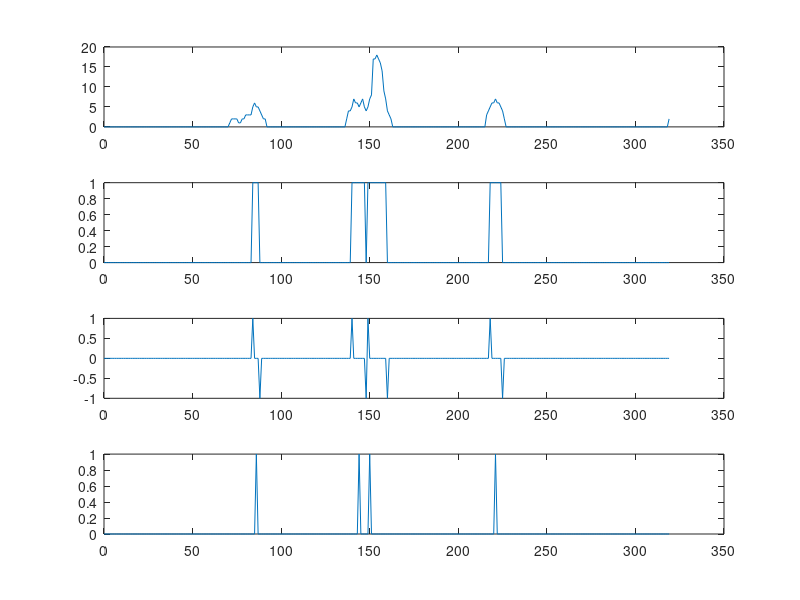

Write MATLAB code to recreate this figure.



v_sum = [0, 0, 0, 0, 0, 0, 0, 0, 0, 0, 0, 0, 0, 0, 0, 0, 0, 0, 0, 0, 0, 0, 0, 0, 0, 0, 0, 0, 0, 0, 0, 0, 0, 0, 0, 0, 0, 0, 0, 0, 0, 0, 0, 0, 0, 0, 0, 0, 0, 0, 0, 0, 0, 0, 0, 0, 0, 0, 0, 0, 0, 0, 0, 0, 0, 0, 0, 0, 0, 0, 0, 1, 2, 2, 2, 2, 1, 1, 2, 2, 3, 3, 3, 3, 5, 6, 5, 5, 4, 3, 2, 2, 0, 0, 0, 0, 0, 0, 0, 0, 0, 0, 0, 0, 0, 0, 0, 0, 0, 0, 0, 0, 0, 0, 0, 0, 0, 0, 0, 0, 0, 0, 0, 0, 0, 0, 0, 0, 0, 0, 0, 0, 0, 0, 0, 0, 0, 2, 4, 4, 5, 7, 6, 6, 5, 6, 7, 5, 4, 5, 7, 8, 17, 17, 18, 17, 16, 14, 9, 7, 4, 3, 2, 0, 0, 0, 0, 0, 0, 0, 0, 0, 0, 0, 0, 0, 0, 0, 0, 0, 0, 0, 0, 0, 0, 0, 0, 0, 0, 0, 0, 0, 0, 0, 0, 0, 0, 0, 0, 0, 0, 0, 0, 0, 0, 0, 0, 0, 0, 0, 0, 0, 0, 0, 0, 0, 3, 4, 5, 6, 6, 7, 6, 6, 5, 4, 2, 0, 0, 0, 0, 0, 0, 0, 0, 0, 0, 0, 0, 0, 0, 0, 0, 0, 0, 0, 0, 0, 0, 0, 0, 0, 0, 0, 0, 0, 0, 0, 0, 0, 0, 0, 0, 0, 0, 0, 0, 0, 0, 0, 0, 0, 0, 0, 0, 0, 0, 0, 0, 0, 0, 0, 0, 0, 0, 0, 0, 0, 0, 0, 0, 0, 0, 0, 0, 0, 0, 0, 0, 0, 0, 0, 0, 0, 0, 0, 0, 0, 0, 0, 0, 0, 0, 0, 0, 0, 0, 0, 0, 2];

v_thresh = [0, 0, 0, 0, 0, 0, 0, 0, 0, 0, 0, 0, 0, 0, 0, 0, 0, 0, 0, 0, 0, 0, 0, 0, 0, 0, 0, 0, 0, 0, 0, 0, 0, 0, 0, 0, 0, 0, 0, 0, 0, 0, 0, 0, 0, 0, 0, 0, 0, 0, 0, 0, 0, 0, 0, 0, 0, 0, 0, 0, 0, 0, 0, 0, 0, 0, 0, 0, 0, 0, 0, 0, 0, 0, 0, 0, 0, 0, 0, 0, 0, 0, 0, 0, 1, 1, 1, 1, 0, 0, 0, 0, 0, 0, 0, 0, 0, 0, 0, 0, 0, 0, 0, 0, 0, 0, 0, 0, 0, 0, 0, 0, 0, 0, 0, 0, 0, 0, 0, 0, 0, 0, 0, 0, 0, 0, 0, 0, 0, 0, 0, 0, 0, 0, 0, 0, 0, 0, 0, 0, 1, 1, 1, 1, 1, 1, 1, 1, 0, 1, 1, 1, 1, 1, 1, 1, 1, 1, 1, 1, 0, 0, 0, 0, 0, 0, 0, 0, 0, 0, 0, 0, 0, 0, 0, 0, 0, 0, 0, 0, 0, 0, 0, 0, 0, 0, 0, 0, 0, 0, 0, 0, 0, 0, 0, 0, 0, 0, 0, 0, 0, 0, 0, 0, 0, 0, 0, 0, 0, 0, 0, 0, 0, 0, 0, 0, 0, 0, 1, 1, 1, 1, 1, 1, 1, 0, 0, 0, 0, 0, 0, 0, 0, 0, 0, 0, 0, 0, 0, 0, 0, 0, 0, 0, 0, 0, 0, 0, 0, 0, 0, 0, 0, 0, 0, 0, 0, 0, 0, 0, 0, 0, 0, 0, 0, 0, 0, 0, 0, 0, 0, 0, 0, 0, 0, 0, 0, 0, 0, 0, 0, 0, 0, 0, 0, 0, 0, 0, 0, 0, 0, 0, 0, 0, 0, 0, 0, 0, 0, 0, 0, 0, 0, 0, 0, 0, 0, 0, 0, 0, 0, 0, 0, 0, 0, 0, 0, 0, 0, 0];

v_diff = [0, 0, 0, 0, 0, 0, 0, 0, 0, 0, 0, 0, 0, 0, 0, 0, 0, 0, 0, 0, 0, 0, 0, 0, 0, 0, 0, 0, 0, 0, 0, 0, 0, 0, 0, 0, 0, 0, 0, 0, 0, 0, 0, 0, 0, 0, 0, 0, 0, 0, 0, 0, 0, 0, 0, 0, 0, 0, 0, 0, 0, 0, 0, 0, 0, 0, 0, 0, 0, 0, 0, 0, 0, 0, 0, 0, 0, 0, 0, 0, 0, 0, 0, 0, 1, 0, 0, 0, -1, 0, 0, 0, 0, 0, 0, 0, 0, 0, 0, 0, 0, 0, 0, 0, 0, 0, 0, 0, 0, 0, 0, 0, 0, 0, 0, 0, 0, 0, 0, 0, 0, 0, 0, 0, 0, 0, 0, 0, 0, 0, 0, 0, 0, 0, 0, 0, 0, 0, 0, 0, 1, 0, 0, 0, 0, 0, 0, 0, -1, 1, 0, 0, 0, 0, 0, 0, 0, 0, 0, 0, -1, 0, 0, 0, 0, 0, 0, 0, 0, 0, 0, 0, 0, 0, 0, 0, 0, 0, 0, 0, 0, 0, 0, 0, 0, 0, 0, 0, 0, 0, 0, 0, 0, 0, 0, 0, 0, 0, 0, 0, 0, 0, 0, 0, 0, 0, 0, 0, 0, 0, 0, 0, 0, 0, 0, 0, 0, 0, 1, 0, 0, 0, 0, 0, 0, -1, 0, 0, 0, 0, 0, 0, 0, 0, 0, 0, 0, 0, 0, 0, 0, 0, 0, 0, 0, 0, 0, 0, 0, 0, 0, 0, 0, 0, 0, 0, 0, 0, 0, 0, 0, 0, 0, 0, 0, 0, 0, 0, 0, 0, 0, 0, 0, 0, 0, 0, 0, 0, 0, 0, 0, 0, 0, 0, 0, 0, 0, 0, 0, 0, 0, 0, 0, 0, 0, 0, 0, 0, 0, 0, 0, 0, 0, 0, 0, 0, 0, 0, 0, 0, 0, 0, 0, 0, 0, 0, 0, 0, 0, 0];

v_mid = [0, 0, 0, 0, 0, 0, 0, 0, 0, 0, 0, 0, 0, 0, 0, 0, 0, 0, 0, 0, 0, 0, 0, 0, 0, 0, 0, 0, 0, 0, 0, 0, 0, 0, 0, 0, 0, 0, 0, 0, 0, 0, 0, 0, 0, 0, 0, 0, 0, 0, 0, 0, 0, 0, 0, 0, 0, 0, 0, 0, 0, 0, 0, 0, 0, 0, 0, 0, 0, 0, 0, 0, 0, 0, 0, 0, 0, 0, 0, 0, 0, 0, 0, 0, 0, 0, 1, 0, 0, 0, 0, 0, 0, 0, 0, 0, 0, 0, 0, 0, 0, 0, 0, 0, 0, 0, 0, 0, 0, 0, 0, 0, 0, 0, 0, 0, 0, 0, 0, 0, 0, 0, 0, 0, 0, 0, 0, 0, 0, 0, 0, 0, 0, 0, 0, 0, 0, 0, 0, 0, 0, 0, 0, 0, 1, 0, 0, 0, 0, 0, 1, 0, 0, 0, 0, 0, 0, 0, 0, 0, 0, 0, 0, 0, 0, 0, 0, 0, 0, 0, 0, 0, 0, 0, 0, 0, 0, 0, 0, 0, 0, 0, 0, 0, 0, 0, 0, 0, 0, 0, 0, 0, 0, 0, 0, 0, 0, 0, 0, 0, 0, 0, 0, 0, 0, 0, 0, 0, 0, 0, 0, 0, 0, 0, 0, 0, 0, 0, 0, 0, 0, 1, 0, 0, 0, 0, 0, 0, 0, 0, 0, 0, 0, 0, 0, 0, 0, 0, 0, 0, 0, 0, 0, 0, 0, 0, 0, 0, 0, 0, 0, 0, 0, 0, 0, 0, 0, 0, 0, 0, 0, 0, 0, 0, 0, 0, 0, 0, 0, 0, 0, 0, 0, 0, 0, 0, 0, 0, 0, 0, 0, 0, 0, 0, 0, 0, 0, 0, 0, 0, 0, 0, 0, 0, 0, 0, 0, 0, 0, 0, 0, 0, 0, 0, 0, 0, 0, 0, 0, 0, 0, 0, 0, 0, 0, 0, 0, 0, 0, 0];

x = [0:length(v_sum)-1]

subplot(4, 1, 1); plot(x, v_sum);
subplot(4, 1, 2); plot(x, v_thresh);
subplot(4, 1, 3); plot(x, v_diff);
subplot(4, 1, 4); plot(x, v_mid);

saveas(gcf, '5_image_plots_4.jpg')

pause;
